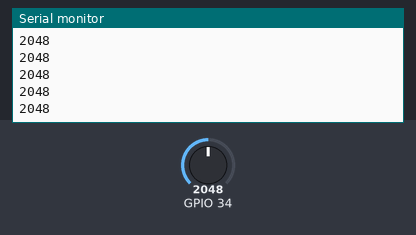
The sketch below on a simulated ESP32. Parts: the last lines printed to the serial monitor. The test bench sets the inputs (shaded band); at power-on: GPIO 34 = 2048.

Above: at 1.2 s.
1.3 s: GPIO 34 set to 2866
At 1.31 s:
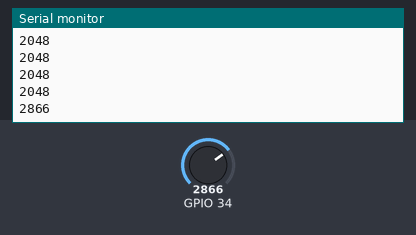
2.8 s: GPIO 34 set to 3603
At 2.81 s:
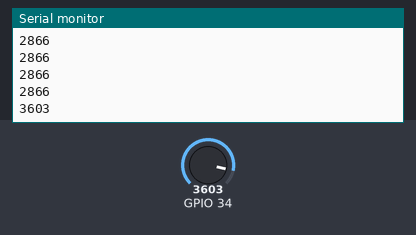
Timing chart, 0 to 5.8 s (numbered marks = the images above; inputs shaded):
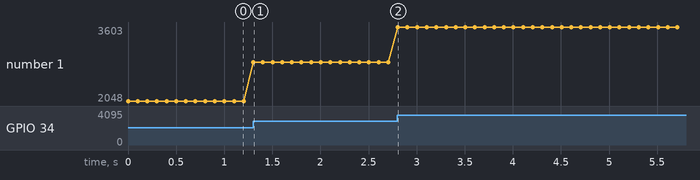

Measured:
- after the input at 1.3 s, the serial monitor: prints a new line at once (image 1)
- after the input at 2.8 s, the serial monitor: prints a new line at once (image 2)
- plotted number 1: 2048 → 2866 after the input at 1.3 s, 2866 → 3603 after the input at 2.8 s

The sketch:

serial_adc_reader.ino
```cpp
/*
Código desenvolvido por: Cairo Alberto
Estudante de Engenharia da Computação - PUC Goiás
Repositório: https://github.com/CairoAlberto123
Data de criação: 2025-04-01
Descrição: Firmware para leitura do ADC e transmissão via USB Serial
Tecnologias utilizadas: ESP32, Arduino IDE, C/C++
Licença: MIT
2025 Cairo Alberto - Todos os direitos reservados.
*/

#include <Arduino.h>

// ============================================================================
// Função: initADC
// Descrição: Inicializa o ADC. No ESP32, as configurações padrão já são
// geralmente suficientes, mas a função pode ser expandida conforme necessário.
// ============================================================================
void initADC() {
    // Configurações iniciais para o ADC (pode ser adaptado para leituras mais precisas)
}

// ============================================================================
// Função: readADC
// Descrição: Realiza a leitura do ADC no pino 34 e retorna o valor lido.
// ============================================================================
int readADC() {
    // Leitura do ADC (pino 34 é utilizado como exemplo)
    int adcValue = analogRead(34);
    return adcValue;
}

// ============================================================================
// Função: setup
// Descrição: Inicializa a comunicação serial e o ADC.
// ============================================================================
void setup() {
    // Inicializa a comunicação serial via USB (USB-C)
    Serial.begin(115200);
    // Inicializa o ADC
    initADC();
}

// ============================================================================
// Função: loop
// Descrição: Leitura contínua do ADC e envio dos dados via comunicação serial.
// ============================================================================
void loop() {
    // Leitura do valor do ADC
    int adcValue = readADC();
    // Envio do valor lido via Serial USB
    Serial.println(adcValue);
    // Delay para evitar sobrecarga (ajustável conforme necessidade)
    delay(100);
}
```
